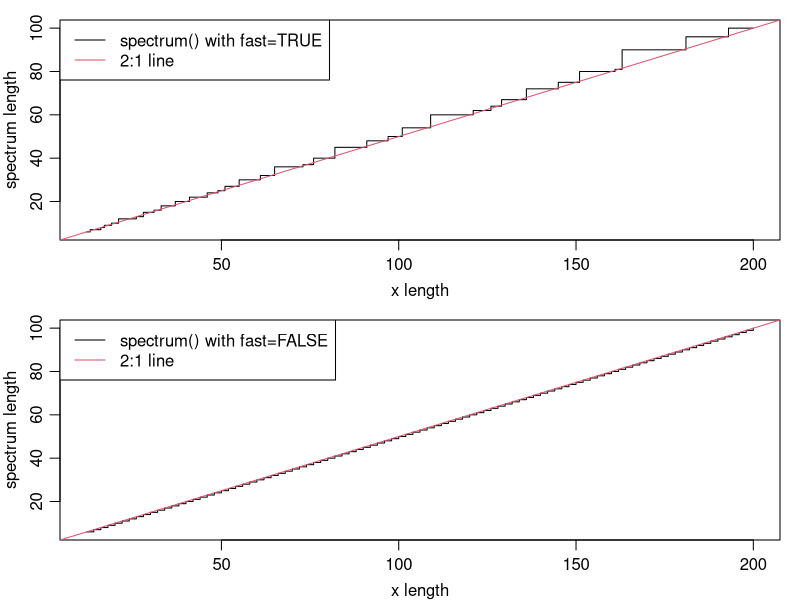

This chart was generated by the following R code:
## ---- chunk 1
## below shows that spectrum() does some tricky things
par(mfrow=c(2, 1), mar=c(3, 3, 1, 1), mgp=c(2, 0.7, 0))
set.seed(123)
x <- 12:200
## fast=TRUE is the default
speclenT <- unlist(lapply(x, function(n) length(spec.pgram(rnorm(n),plot=FALSE,fast=TRUE)$freq)))
plot(x, speclenT, type="s", xlab="x length", ylab="spectrum length")
legend("topleft", lwd=par("lwd"), col=1:2, legend=c("spectrum() with fast=TRUE", "2:1 line"))
abline(0, 1/2, col=2)
speclenF <- unlist(lapply(x, function(n) length(spec.pgram(rnorm(n),plot=FALSE,fast=FALSE)$freq)))
plot(x, speclenF, type="s", xlab="x length", ylab="spectrum length")
legend("topleft", lwd=par("lwd"), col=1:2, legend=c("spectrum() with fast=FALSE", "2:1 line"))
abline(0, 1/2, col=2)
print(head(speclenT))
print(head(speclenF))
all.equal(speclenF, floor(x/2))
